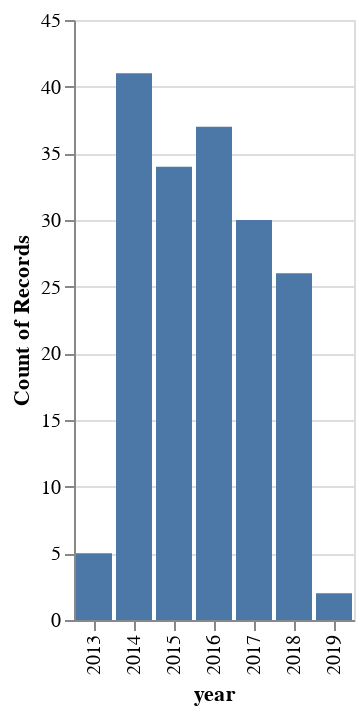

Write notebook code for a chart like this one.
### Code cell
vl"""{
  "data": {
    "name": "source"
  },
  "mark": "bar",
  "encoding": {
    "x": {
      "field": "year",
      "type": "nominal"
    },
    "y": {
      "aggregate": "count",
      "field": "*",
      "type": "quantitative"
    }
  },
  "config": {
    "overlay": {
      "line": true
    },
    "scale": {
      "useUnaggregatedDomain": true
    }
  }
}"""(small_data)

### Figure 1 — Vega-Lite specification as saved in the notebook (floating-point values rounded to 4 significant figures; data arrays with more than 128 entries replaced by an {"elided": "..."} marker saying what was removed)
{"config": {"overlay": {"line": true}, "scale": {"useUnaggregatedDomain": true}}, "data": {"values": {"elided": "175 records"}}, "encoding": {"x": {"field": "year", "type": "nominal"}, "y": {"aggregate": "count", "field": "*", "type": "quantitative"}}, "mark": "bar"}
